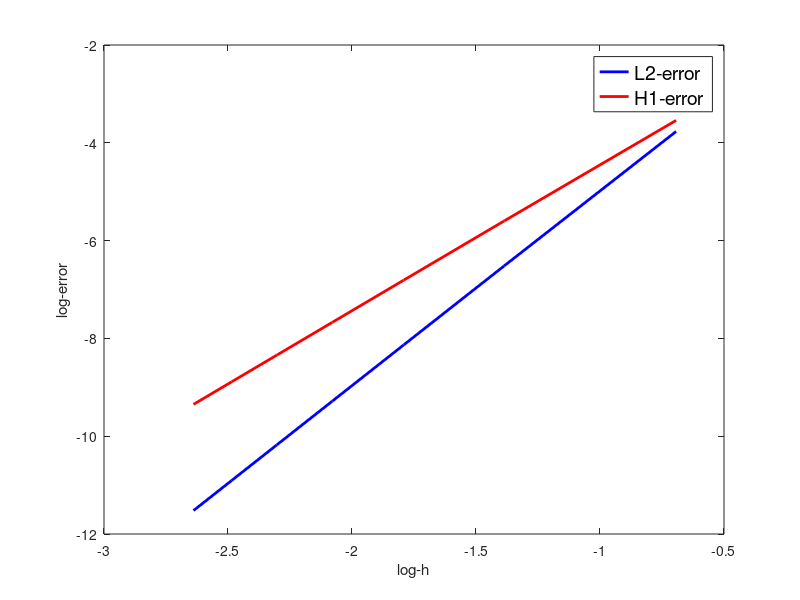

Reproduce this figure in MATLAB.
% plot the error
figure;
log_h = [1/2,1/4,1/6,1/8,1/10,1/12,1/14];
log_h = log(log_h);


% =========================================================================
% Hermite
log_L2_error = [0.0230918627872429,0.00147847288916694,0.000293314667631010,...
    9.29468966628678e-05,3.80976187593281e-05,1.83796513878782e-05,9.92314184585987e-06];
log_L2_error = log(log_L2_error);
log_H1_error = [0.0289704282723901,0.00370697038891401,0.00110299801072476,...
    0.000466009941701609,0.000238758694684451,0.000138221315983554,8.70624353127395e-05];
log_H1_error = log(log_H1_error);
% =========================================================================



plot(log_h, log_L2_error,'b-', 'LineWidth', 2);
hold on;
plot(log_h, log_H1_error,'r-', 'LineWidth', 2);
xlabel("log-h");
ylabel("log-error");
legend('L2-error', 'H1-error','Location', 'Best', 'FontSize', 14, 'Box', 'on');

% rate of error
L2_rate_error = zeros(length(log_h)-1,1);
H1_rate_error = zeros(length(log_h)-1,1);
for ii = 1:length(log_h)-1
    L2_rate_error(ii) = (log_L2_error(ii+1) - log_L2_error(ii))/(log_h(ii+1)-log_h(ii));
    H1_rate_error(ii) = (log_H1_error(ii+1) - log_H1_error(ii))/(log_h(ii+1)-log_h(ii));
end